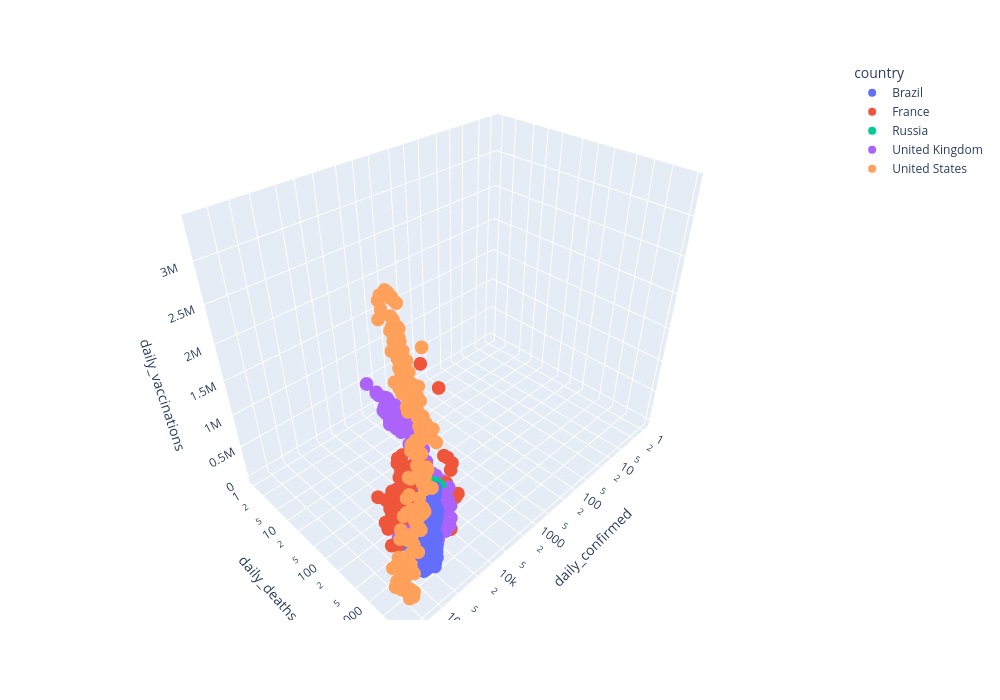

Notebook source saved alongside this figure:
### Markdown cell above
Для построения такой диаграммы используем метод ```scatter_3d()```. Добавим несколько параметров:
* https://plotly.com/python-api-reference/generated/plotly.express.scatter_3d
* z — параметр по оси аппликат;
* log_x — установка логарифмического масштаба по оси x;
* log_y — установка логарифмического масштаба по оси y.

### Code cell
#фильтруем таблицу по странам
countries=['United States', 'Russia', 'United Kingdom', 'Brazil', 'France']
scatter_data = covid_df[covid_df['country'].isin(countries)]

#строим график
fig = px.scatter_3d(
    data_frame=scatter_data, #DataFrame
    x = 'daily_confirmed', #ось абсцисс
    y = 'daily_deaths', #ось ординат
    z = 'daily_vaccinations', #ось аппликат
    color='country', #расцветка в зависимости от страны
    log_x=True, 
    log_y=True,
    width=1000,
    height=700
)

#отображаем график
fig.show()
fig.write_html('data/plotly/scatter_3d.html')

### Figure 1 — Plotly figure (JSON) as saved in the notebook; plotly's stock layout.template omitted (floating-point values rounded to 4 significant figures; data arrays with more than 128 entries replaced by an {"elided": "..."} marker saying what was removed)
{"data": [{"hovertemplate": "country=Brazil<br>daily_confirmed=%{x}<br>daily_deaths=%{y}<br>daily_vaccinations=%{z}<extra></extra>", "legendgroup": "Brazil", "marker": {"color": "#636efa", "symbol": "circle"}, "mode": "markers", "name": "Brazil", "scene": "scene", "showlegend": true, "type": "scatter3d", "x": {"elided": "460 float values"}, "y": {"elided": "460 float values"}, "z": {"elided": "460 float values"}}, {"hovertemplate": "country=France<br>daily_confirmed=%{x}<br>daily_deaths=%{y}<br>daily_vaccinations=%{z}<extra></extra>", "legendgroup": "France", "marker": {"color": "#EF553B", "symbol": "circle"}, "mode": "markers", "name": "France", "scene": "scene", "showlegend": true, "type": "scatter3d", "x": {"elided": "492 float values"}, "y": {"elided": "492 float values"}, "z": {"elided": "492 float values"}}, {"hovertemplate": "country=Russia<br>daily_confirmed=%{x}<br>daily_deaths=%{y}<br>daily_vaccinations=%{z}<extra></extra>", "legendgroup": "Russia", "marker": {"color": "#00cc96", "symbol": "circle"}, "mode": "markers", "name": "Russia", "scene": "scene", "showlegend": true, "type": "scatter3d", "x": {"elided": "485 float values"}, "y": {"elided": "485 float values"}, "z": {"elided": "485 float values"}}, {"hovertemplate": "country=United Kingdom<br>daily_confirmed=%{x}<br>daily_deaths=%{y}<br>daily_vaccinations=%{z}<extra></extra>", "legendgroup": "United Kingdom", "marker": {"color": "#ab63fa", "symbol": "circle"}, "mode": "markers", "name": "United Kingdom", "scene": "scene", "showlegend": true, "type": "scatter3d", "x": {"elided": "485 float values"}, "y": {"elided": "485 float values"}, "z": {"elided": "485 float values"}}, {"hovertemplate": "country=United States<br>daily_confirmed=%{x}<br>daily_deaths=%{y}<br>daily_vaccinations=%{z}<extra></extra>", "legendgroup": "United States", "marker": {"color": "#FFA15A", "symbol": "circle"}, "mode": "markers", "name": "United States", "scene": "scene", "showlegend": true, "type": "scatter3d", "x": {"elided": "494 float values"}, "y": {"elided": "494 float values"}, "z": {"elided": "494 float values"}}], "layout": {"height": 700, "legend": {"title": {"text": "country"}, "tracegroupgap": 0}, "margin": {"t": 60}, "scene": {"domain": {"x": [0, 1], "y": [0, 1]}, "xaxis": {"title": {"text": "daily_confirmed"}, "type": "log"}, "yaxis": {"title": {"text": "daily_deaths"}, "type": "log"}, "zaxis": {"title": {"text": "daily_vaccinations"}}}, "width": 1000}}
